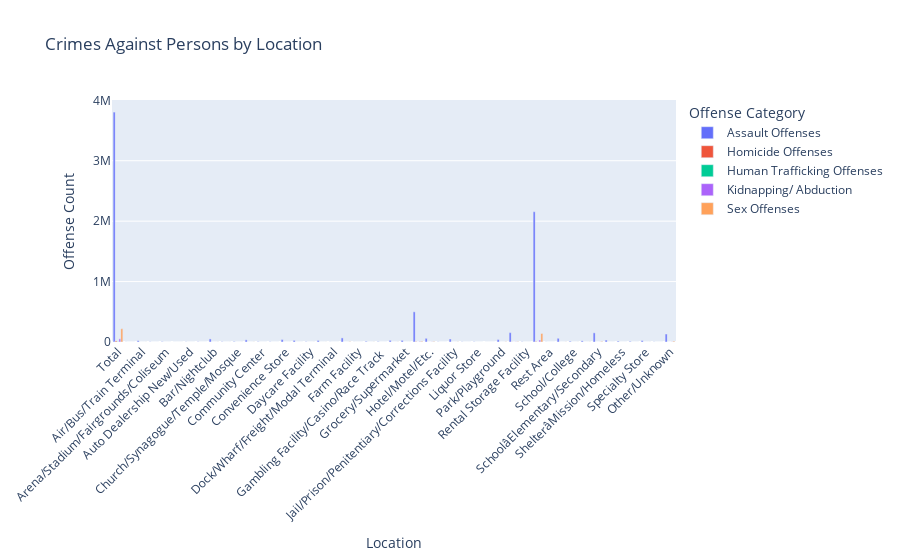

The notebook cell this image was saved under:
### Code cell
offense_cols = [col for col in Crimes_Persons_Location.columns if col not in ["Location", "Total Offenses"]]

df_long = Crimes_Persons_Location.melt(
    id_vars="Location",
    value_vars=offense_cols,
    var_name="Offense Category",
    value_name="Offense Count"
)

fig = px.bar(
    df_long,
    x="Location",
    y="Offense Count",
    color="Offense Category",
    barmode="group",
    title="Crimes Against Persons by Location"
)
fig.update_layout(xaxis_tickangle=-45)
fig.show()

### Figure 1 — Plotly figure (JSON) as saved in the notebook; plotly's stock layout.template omitted (floating-point values rounded to 4 significant figures)
{"data": [{"alignmentgroup": "True", "hovertemplate": "Offense Category=Assault Offenses<br>Location=%{x}<br>Offense Count=%{y}<extra></extra>", "legendgroup": "Assault Offenses", "marker": {"color": "#636efa", "pattern": {"shape": ""}}, "name": "Assault Offenses", "offsetgroup": "Assault Offenses", "orientation": "v", "showlegend": true, "textposition": "auto", "type": "bar", "x": ["Total", "Abandoned/Condemned Structure", "Air/Bus/Train Terminal", "Amusement Park", "Arena/Stadium/Fairgrounds/Coliseum", "ATM Separate From Bank", "Auto Dealership New/Used", "Bank/Savings and Loan", "Bar/Nightclub", "Camp/Campground", "Church/Synagogue/Temple/Mosque", "Commercial/Office Building", "Community Center", "Construction Site", "Convenience Store", "Cyberspace", "Daycare Facility", "Department/Discount Store", "Dock/Wharf/Freight/Modal Terminal", "Drug Store/Doctor's Office/Hospital", "Farm Facility", "Field/Woods", "Gambling Facility/Casino/Race Track ", "Government/Public Building", "Grocery/Supermarket", "Highway/Road/Alley/Street/Sidewalk", "Hotel/Motel/Etc.", "Industrial Site", "Jail/Prison/Penitentiary/Corrections Facility", "Lake/Waterway/Beach", "Liquor Store", "Military Installation", "Park/Playground", "Parking/Drop Lot/Garage", "Rental Storage Facility", "Residence/Home", "Rest Area", "Restaurant", "School/College", "SchoolâCollege/University", "SchoolâElementary/Secondary", "Service/Gas Station", "ShelterâMission/Homeless", "Shopping Mall", "Specialty Store", "Tribal Lands", "Other/Unknown"], "xaxis": "x", "y": [3804923, 953, 20890, 2908, 4749, 233, 2003, 3117, 50640, 4156, 6609, 35023, 4637, 3360, 40192, 26695, 3984, 25256, 1190, 67426, 641, 11081, 5236, 26934, 26486, 499254, 60383, 2662, 49677, 2855, 3492, 243, 40339, 154767, 3485, 2156041, 1139, 60960, 12113, 18510, 151295, 31844, 14460, 10220, 22707, 2050, 132028], "yaxis": "y"}, {"alignmentgroup": "True", "hovertemplate": "Offense Category=Homicide Offenses<br>Location=%{x}<br>Offense Count=%{y}<extra></extra>", "legendgroup": "Homicide Offenses", "marker": {"color": "#EF553B", "pattern": {"shape": ""}}, "name": "Homicide Offenses", "offsetgroup": "Homicide Offenses", "orientation": "v", "showlegend": true, "textposition": "auto", "type": "bar", "x": ["Total", "Abandoned/Condemned Structure", "Air/Bus/Train Terminal", "Amusement Park", "Arena/Stadium/Fairgrounds/Coliseum", "ATM Separate From Bank", "Auto Dealership New/Used", "Bank/Savings and Loan", "Bar/Nightclub", "Camp/Campground", "Church/Synagogue/Temple/Mosque", "Commercial/Office Building", "Community Center", "Construction Site", "Convenience Store", "Cyberspace", "Daycare Facility", "Department/Discount Store", "Dock/Wharf/Freight/Modal Terminal", "Drug Store/Doctor's Office/Hospital", "Farm Facility", "Field/Woods", "Gambling Facility/Casino/Race Track ", "Government/Public Building", "Grocery/Supermarket", "Highway/Road/Alley/Street/Sidewalk", "Hotel/Motel/Etc.", "Industrial Site", "Jail/Prison/Penitentiary/Corrections Facility", "Lake/Waterway/Beach", "Liquor Store", "Military Installation", "Park/Playground", "Parking/Drop Lot/Garage", "Rental Storage Facility", "Residence/Home", "Rest Area", "Restaurant", "School/College", "SchoolâCollege/University", "SchoolâElementary/Secondary", "Service/Gas Station", "ShelterâMission/Homeless", "Shopping Mall", "Specialty Store", "Tribal Lands", "Other/Unknown"], "xaxis": "x", "y": [17588, 24, 46, 1, 5, 2, 4, 4, 269, 23, 17, 139, 14, 7, 219, 0, 0, 29, 8, 68, 5, 258, 11, 24, 52, 5606, 239, 15, 115, 34, 41, 1, 256, 1276, 13, 7698, 5, 122, 4, 12, 40, 204, 15, 19, 56, 11, 577], "yaxis": "y"}, {"alignmentgroup": "True", "hovertemplate": "Offense Category=Human Trafficking Offenses<br>Location=%{x}<br>Offense Count=%{y}<extra></extra>", "legendgroup": "Human Trafficking Offenses", "marker": {"color": "#00cc96", "pattern": {"shape": ""}}, "name": "Human Trafficking Offenses", "offsetgroup": "Human Trafficking Offenses", "orientation": "v", "showlegend": true, "textposition": "auto", "type": "bar", "x": ["Total", "Abandoned/Condemned Structure", "Air/Bus/Train Terminal", "Amusement Park", "Arena/Stadium/Fairgrounds/Coliseum", "ATM Separate From Bank", "Auto Dealership New/Used", "Bank/Savings and Loan", "Bar/Nightclub", "Camp/Campground", "Church/Synagogue/Temple/Mosque", "Commercial/Office Building", "Community Center", "Construction Site", "Convenience Store", "Cyberspace", "Daycare Facility", "Department/Discount Store", "Dock/Wharf/Freight/Modal Terminal", "Drug Store/Doctor's Office/Hospital", "Farm Facility", "Field/Woods", "Gambling Facility/Casino/Race Track ", "Government/Public Building", "Grocery/Supermarket", "Highway/Road/Alley/Street/Sidewalk", "Hotel/Motel/Etc.", "Industrial Site", "Jail/Prison/Penitentiary/Corrections Facility", "Lake/Waterway/Beach", "Liquor Store", "Military Installation", "Park/Playground", "Parking/Drop Lot/Garage", "Rental Storage Facility", "Residence/Home", "Rest Area", "Restaurant", "School/College", "SchoolâCollege/University", "SchoolâElementary/Secondary", "Service/Gas Station", "ShelterâMission/Homeless", "Shopping Mall", "Specialty Store", "Tribal Lands", "Other/Unknown"], "xaxis": "x", "y": [3563, 4, 17, 0, 1, 0, 0, 2, 12, 2, 5, 60, 2, 3, 17, 154, 0, 6, 1, 27, 1, 7, 21, 32, 5, 493, 684, 0, 13, 1, 1, 0, 22, 98, 6, 1393, 1, 20, 3, 5, 58, 20, 9, 12, 16, 0, 329], "yaxis": "y"}, {"alignmentgroup": "True", "hovertemplate": "Offense Category=Kidnapping/ Abduction<br>Location=%{x}<br>Offense Count=%{y}<extra></extra>", "legendgroup": "Kidnapping/ Abduction", "marker": {"color": "#ab63fa", "pattern": {"shape": ""}}, "name": "Kidnapping/ Abduction", "offsetgroup": "Kidnapping/ Abduction", "orientation": "v", "showlegend": true, "textposition": "auto", "type": "bar", "x": ["Total", "Abandoned/Condemned Structure", "Air/Bus/Train Terminal", "Amusement Park", "Arena/Stadium/Fairgrounds/Coliseum", "ATM Separate From Bank", "Auto Dealership New/Used", "Bank/Savings and Loan", "Bar/Nightclub", "Camp/Campground", "Church/Synagogue/Temple/Mosque", "Commercial/Office Building", "Community Center", "Construction Site", "Convenience Store", "Cyberspace", "Daycare Facility", "Department/Discount Store", "Dock/Wharf/Freight/Modal Terminal", "Drug Store/Doctor's Office/Hospital", "Farm Facility", "Field/Woods", "Gambling Facility/Casino/Race Track ", "Government/Public Building", "Grocery/Supermarket", "Highway/Road/Alley/Street/Sidewalk", "Hotel/Motel/Etc.", "Industrial Site", "Jail/Prison/Penitentiary/Corrections Facility", "Lake/Waterway/Beach", "Liquor Store", "Military Installation", "Park/Playground", "Parking/Drop Lot/Garage", "Rental Storage Facility", "Residence/Home", "Rest Area", "Restaurant", "School/College", "SchoolâCollege/University", "SchoolâElementary/Secondary", "Service/Gas Station", "ShelterâMission/Homeless", "Shopping Mall", "Specialty Store", "Tribal Lands", "Other/Unknown"], "xaxis": "x", "y": [52474, 32, 114, 15, 8, 7, 29, 69, 197, 74, 57, 344, 45, 41, 437, 0, 67, 185, 7, 250, 7, 220, 52, 286, 186, 7099, 1932, 19, 84, 39, 44, 6, 525, 2264, 74, 33629, 13, 409, 56, 163, 657, 417, 56, 108, 225, 20, 1906], "yaxis": "y"}, {"alignmentgroup": "True", "hovertemplate": "Offense Category=Sex Offenses<br>Location=%{x}<br>Offense Count=%{y}<extra></extra>", "legendgroup": "Sex Offenses", "marker": {"color": "#FFA15A", "pattern": {"shape": ""}}, "name": "Sex Offenses", "offsetgroup": "Sex Offenses", "orientation": "v", "showlegend": true, "textposition": "auto", "type": "bar", "x": ["Total", "Abandoned/Condemned Structure", "Air/Bus/Train Terminal", "Amusement Park", "Arena/Stadium/Fairgrounds/Coliseum", "ATM Separate From Bank", "Auto Dealership New/Used", "Bank/Savings and Loan", "Bar/Nightclub", "Camp/Campground", "Church/Synagogue/Temple/Mosque", "Commercial/Office Building", "Community Center", "Construction Site", "Convenience Store", "Cyberspace", "Daycare Facility", "Department/Discount Store", "Dock/Wharf/Freight/Modal Terminal", "Drug Store/Doctor's Office/Hospital", "Farm Facility", "Field/Woods", "Gambling Facility/Casino/Race Track ", "Government/Public Building", "Grocery/Supermarket", "Highway/Road/Alley/Street/Sidewalk", "Hotel/Motel/Etc.", "Industrial Site", "Jail/Prison/Penitentiary/Corrections Facility", "Lake/Waterway/Beach", "Liquor Store", "Military Installation", "Park/Playground", "Parking/Drop Lot/Garage", "Rental Storage Facility", "Residence/Home", "Rest Area", "Restaurant", "School/College", "SchoolâCollege/University", "SchoolâElementary/Secondary", "Service/Gas Station", "ShelterâMission/Homeless", "Shopping Mall", "Specialty Store", "Tribal Lands", "Other/Unknown"], "xaxis": "x", "y": [219266, 204, 1010, 307, 230, 10, 30, 43, 1694, 639, 757, 1603, 354, 129, 723, 0, 600, 833, 63, 4738, 71, 1652, 202, 1773, 610, 10997, 7435, 104, 2804, 371, 70, 27, 3682, 5029, 198, 140710, 72, 1870, 939, 1841, 8903, 501, 576, 453, 954, 107, 13348], "yaxis": "y"}], "layout": {"barmode": "group", "legend": {"title": {"text": "Offense Category"}, "tracegroupgap": 0}, "title": {"text": "Crimes Against Persons by Location"}, "xaxis": {"anchor": "y", "domain": [0, 1], "tickangle": -45, "title": {"text": "Location"}}, "yaxis": {"anchor": "x", "domain": [0, 1], "title": {"text": "Offense Count"}}}}
